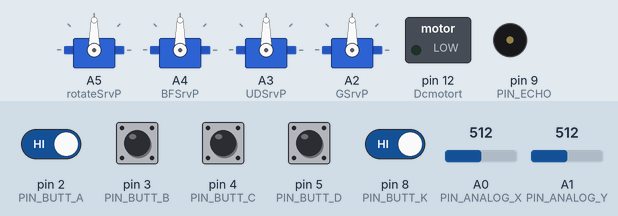
This sketch was run on a simulated Arduino Uno, built with avr-gcc and run on an emulated ATmega328P. On the bench: 4 × servo, switched loads named in the sketch (green lamp = pin HIGH), buzzer (waves = sounding). The inputs (shaded band) are chosen by the test bench; at power-on: pin 2 (PIN_BUTT_A), pin 3 (PIN_BUTT_B), pin 4 (PIN_BUTT_C), pin 5 (PIN_BUTT_D), pin 8 (PIN_BUTT_K) HIGH, A0 (PIN_ANALOG_X) = 512, A1 (PIN_ANALOG_Y) = 512.

Above: at 1.8 s.
1.9 s: pin 3 (PIN_BUTT_B) pulled LOW for 0.15 s
At 3.5 s:
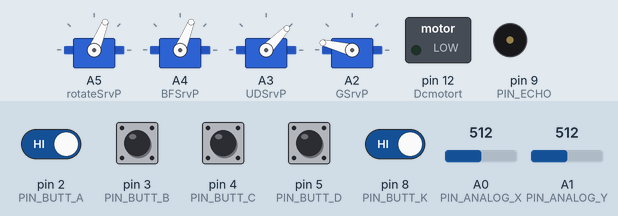
4.3 s: pin 5 (PIN_BUTT_D) pulled LOW for 0.15 s
At 4.75 s:
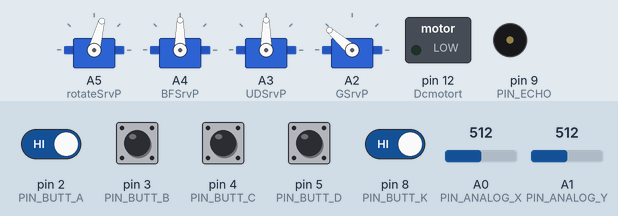
10.3 s: pin 2 (PIN_BUTT_A) driven LOW and pin 8 (PIN_BUTT_K) driven LOW
At 12.97 s:
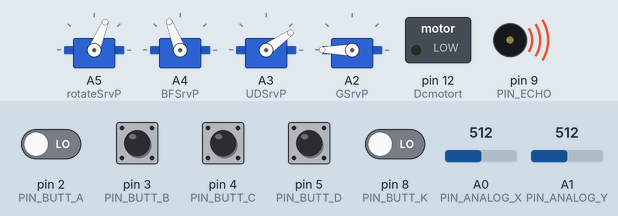
13.3 s: pin 4 (PIN_BUTT_C) pulled LOW for 0.15 s
At 14.64 s:
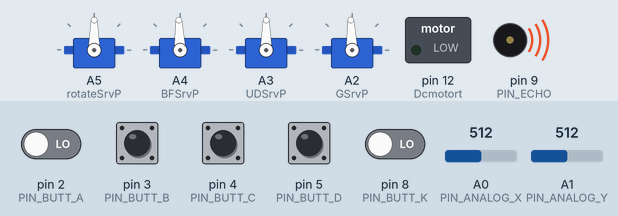
16.3 s: pin 3 (PIN_BUTT_B) pulled LOW for 1 s
At 17.43 s:
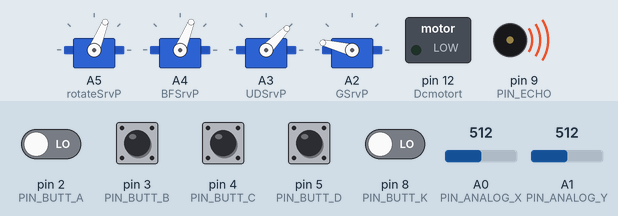
19.8 s: pin 5 (PIN_BUTT_D) pulled LOW for 1 s
At 20.58 s:
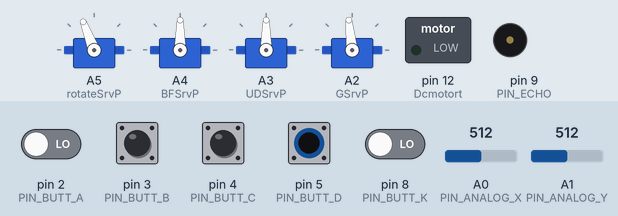
Timing chart, 0 to 29.8 s (numbered marks = the images above; inputs shaded):
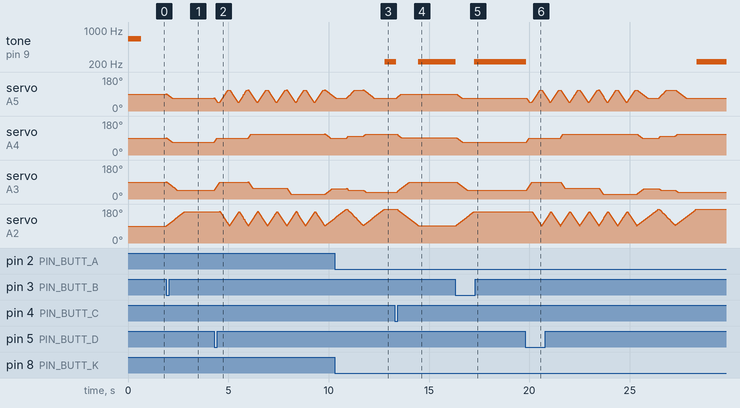

Measured:
- after the input at 1.9 s, servo on A2 (GSrvP): moves from 90° to 166° over 0.91 s, starting at once
- after the input at 10.3 s, tone on pin 9 (PIN_ECHO): silent → 222 Hz after 2.5 s
- after the input at 13.3 s, tone on pin 9 (PIN_ECHO): 222 Hz → silent after 0.07 s, → 222 Hz 1.1 s later; servo on A5 (rotateSrvP): moves from 68° to 90° over 0.25 s, starting after 0.08 s
- after the input at 16.3 s, tone on pin 9 (PIN_ECHO): 222 Hz → silent after 0.05 s, → 222 Hz 0.91 s later; servo on A5 (rotateSrvP): moves from 90° to 68° over 0.25 s, starting after 0.08 s
- after the input at 19.8 s, tone on pin 9 (PIN_ECHO): 222 Hz → silent after 0.05 s, → 222 Hz 8.5 s later

The sketch:

XMB.ino
```cpp
#include <Servo.h>

// Authur : Salar Muhammadi BS.Student in COMPUTER SCIENCE at RAZI University
//
// PROJECT (xmb)
//
// METHODS INIT
int AbsVal();
void ChangePos();
void SyncChPos();
void ArmCenterPos();
void LaserFadeOnOff();
void SRFScan();
void HelloMotion();
void ManMoveXY();
//
// VARIABLES
//
// BUTTONS PIN
const byte PIN_BUTT_A = 2; // #1 Pin For Buttun A status pressed
const byte PIN_BUTT_B = 3; // #2 Pin For Buttun B status pressed
const byte PIN_BUTT_C = 4; // #3 Pin For Buttun C status pressed
const byte PIN_BUTT_D = 5; // #4 Pin For Buttun D status pressed
const byte PIN_BUTT_E = 6; // #4 Pin For Buttun E status pressed
const byte PIN_BUTT_F = 7; // #4 Pin For Buttun F status pressed
const byte PIN_BUTT_K = 8; // #4 Pin For Buttun K status pressed
byte Buttons[] = {PIN_BUTT_A, PIN_BUTT_B, PIN_BUTT_C, PIN_BUTT_D, PIN_BUTT_E, PIN_BUTT_F, PIN_BUTT_K};
//
// SRF PIN
const byte PIN_TRIG = 10;
const byte PIN_ECHO = 9;
//
// // LASER PIN
const byte PIN_LASER = 11;
int LaserVal = 0;
//
// X values will be read from ANALOG pin A0 and Y from ANALOG pin A1 ( JOYSTICK )
const byte PIN_ANALOG_X = A0; // ANALOG INPUT JUST THE WAY
const byte PIN_ANALOG_Y = A1; // \\ // \\ // \\ // / /////
//
// ROTATION SERVO
const byte rotateSrvP = A5; // Rotation Servo PIN
Servo rotateSrv;            // // Servo ( LOWEST HEIGHT SERVO FOR ROTATING AROUND )
// ANGLE DEGREE variable with INITIAL VALUE (THE MAX HERE FOR SERVO IS 180 THEN WE PEAKED 90 FOR CENTERIZING calibration )
byte RSval = 90;
//
// BACK AND FORWARD SERVO
const byte BFSrvP = A4; // Back and Forward Servo PIN
Servo BFSrv;            // // Servo
byte BFSval = 90;       // Value
//
// UP AND DOWN SERVO
const byte UDSrvP = A3; //  PIN
Servo UDSrv;            // // Servo
byte UDSval = 90;       // Value
//
// GRIPPER SERVO
const byte GSrvP = A2; //  PIN
Servo GSrv;            // // Servo
byte GSval = 90;       // Value
//
// BUZZER
const byte BzrP = 9; //  PIN
int BuzFreq = 666;    // Value Frequency
//
// DC MOTOR Trans Switch
const byte Dcmotort = 12; // PIN
// BUILTIN LED
byte led = LED_BUILTIN; // PIN
// METHODS
// // //
// ABSOLUTE VALUE METHOD
int AbsVal(int vAl)
{
  if (vAl < 0)
  {
    return (vAl * -1);
  }
  else
  {
    return vAl;
  }
}
//
// SRF SCAN MASURMENTS METHOD
//
void SRFScan()
{
  //SRF //////
  // PULSE
  digitalWrite(PIN_TRIG, LOW);
  delayMicroseconds(2);
  digitalWrite(PIN_TRIG, HIGH);
  delayMicroseconds(10);
  digitalWrite(PIN_TRIG, LOW);
  // READ ECHO
  const unsigned long duration = pulseIn(PIN_ECHO, HIGH);
  int distance = duration / 29 / 2;
  if (duration == 0)
  {
    Serial.println("Warning: no pulse from sensor");
  }
  else
  {
    Serial.print("distance to nearest object:");
    Serial.println(distance);
    Serial.println(" cm");
  }
}
//
// HELLO MOTION ARM WAVES
void HelloMotion()
{
  // BEGINNING OF MOTION
  for (int x = 0; x < 2; x++)
  {
    SyncChPos(44, 90, 90, 166, 15);
    SyncChPos(111, 90, 90, 88, 15);
  }
  for (int x = 0; x < 2; x++)
  {
    SyncChPos(44, 111, 55, 166, 15);
    SyncChPos(111, 111, 55, 88, 15);
  }
  for (int x = 0; x < 2; x++)
  {
    SyncChPos(44, 111, 22, 166, 15);
    SyncChPos(111, 111, 22, 88, 15);
  }
  SyncChPos(66, 88, 55, 180, 8);
  SyncChPos(111, 99, 44, 90, 11);
  SyncChPos(66, 111, 33, 180, 8);
}
//
// MANUAL MOVE Servo By XY axis METHOD
// xy ==> x = 1 and y = 0
void ManMoveXY(Servo Srv, int xy)
{
  int XYinp;
  int LimitLow;
  int LimitHigh;
  if (xy)
  {
    XYinp = analogRead(PIN_ANALOG_X);
    LimitLow = 499;
    LimitHigh = 522;
  }
  else
  {
    XYinp = analogRead(PIN_ANALOG_Y);
    LimitLow = 499;
    LimitHigh = 512;
  }
  int Sval = Srv.read();
  int valC = 0;
  if (XYinp < LimitLow)
  {
    XYinp = AbsVal(XYinp - LimitLow - 1);
    valC = map(XYinp, 0, LimitLow - 1, 1, 3);
    if ((Sval + valC) < 180)
    {
      Sval += valC;
      Srv.write(Sval);
      delay(4);
    }
    else
    {
      tone(BzrP, BuzFreq);
    }
  }
  else if (XYinp > LimitHigh)
  {
    valC = map(XYinp, LimitHigh + 1, 1023, 1, 3);
    if ((Sval - valC) > 0)
    {
      Sval -= valC;
      Srv.write(Sval);
      delay(4);
    }
    else
    {
      tone(BzrP, BuzFreq);
    }
  }
}
//LASER FADE ON OFF METHOD
//
void LaserFadeOnOff()
{
  if (LaserVal == 0)
  {
    for (LaserVal = 0; LaserVal <= 255; LaserVal++)
    {
      analogWrite(PIN_LASER, LaserVal);
      delay(11);
    }
  }
  else
  {
    for (LaserVal = 255; LaserVal >= 0; LaserVal--)
    {
      analogWrite(PIN_LASER, LaserVal);
      delay(11);
    }
    LaserVal = 0;
  }
}
// SYNC CHANGE POSITION FOR 4 Servo Of MeArm with variable SPEED 1-100
void SyncChPos(int RSP, int BFSP, int UDSP, int GSP, int spd)
{
  // CURRENT POSITION
  int RSCP = rotateSrv.read();
  int BFSCP = BFSrv.read();
  int UDSCP = UDSrv.read();
  int GSCP = GSrv.read();
  // DIFFERENCES
  int maxDiff = 0; // Max Difference
  int RSD = RSP - RSCP;
  if (AbsVal(RSD) > maxDiff)
    maxDiff = AbsVal(RSD);
  int BFSD = BFSP - BFSCP;
  if (AbsVal(BFSD) > maxDiff)
    maxDiff = AbsVal(BFSD);
  int UDSD = UDSP - UDSCP;
  if (AbsVal(UDSD) > maxDiff)
    maxDiff = AbsVal(UDSD);
  int GSD = GSP - GSCP;
  if (AbsVal(GSD) > maxDiff)
    maxDiff = AbsVal(GSD);
  // IF has DIFF
  if (maxDiff > 0)
  {
    for (int x = 0; x < maxDiff; x++)
    {
      if ((x + 1) <= AbsVal(RSD))
      {
        if (RSD > 0)
        {
          rotateSrv.write(RSCP + x + 1);
        }
        else
        {
          rotateSrv.write(RSCP - x + 1);
        }
      }
      if ((x + 1) <= AbsVal(BFSD))
      {
        if (BFSD > 0)
        {
          BFSrv.write(BFSCP + x + 1);
        }
        else
        {
          BFSrv.write(BFSCP - x + 1);
        }
      }
      if ((x + 1) <= AbsVal(UDSD))
      {
        if (UDSD > 0)
        {
          UDSrv.write(UDSCP + x + 1);
        }
        else
        {
          UDSrv.write(UDSCP - x + 1);
        }
      }
      if ((x + 1) <= AbsVal(GSD))
      {
        if (GSD > 0)
        {
          GSrv.write(GSCP + x + 1);
        }
        else
        {
          GSrv.write(GSCP - x + 1);
        }
      }
      delay(100 / spd);
    }
  }
}
void ChangePos(Servo mSrv, int POS, int spd)
{
  int currPos = mSrv.read();
  int DiffPos;
  if (POS > currPos)
  {
    DiffPos = POS - currPos;
    for (int x = 0; x < DiffPos; x++)
    {
      mSrv.write(currPos + x + 1);
      delay(100 / spd);
    }
  }
  else if (POS != currPos)
  {
    DiffPos = currPos - POS;
    for (int x = 0; x < DiffPos; x++)
    {
      mSrv.write(currPos - x + 1);
      delay(100 / spd);
    }
  }
}
void ArmCenterPos()
{
  SyncChPos(90, 90, 90, 90, 8);
}

void setup()
{
  // put your setup code here, to run once:
  //
  // SRF
  pinMode(PIN_TRIG, OUTPUT);
  pinMode(PIN_ECHO, INPUT);
  //
  // Bond First Conection wire to Buzzer FROM OUTPUT Pin
  pinMode(BzrP, OUTPUT);
  pinMode(Dcmotort, OUTPUT);
  digitalWrite(Dcmotort, LOW);
  // MAKE SOME SOUND IN THE RANGE 0 (OFF) - To 255 Divided, the 5 volts Comunication
  //analogWrite(BzrP,222);
  tone(BzrP, BuzFreq);
  // Bond First Conection to Buttons
  for (int x = 0; x < 7; x++)
  {
    pinMode(Buttons[x], INPUT);
    digitalWrite(Buttons[x], HIGH); // TURN ON
  }
  // ATTACH THE SERVO LIBRARY INSTANCE TO PINs
  rotateSrv.attach(rotateSrvP, 333, 2444);
  // SOME LIKE
  BFSrv.attach(BFSrvP);
  // SOME LIKE
  UDSrv.attach(UDSrvP);
  // SOME LIKE
  GSrv.attach(GSrvP);
  // RUN THE MOTOR AND GO TO INITIALIZE 90 DEGREE
  ArmCenterPos();
  // CONFIRM AN BLOCK SIZE FOR COMUNICATION MONITORING
  Serial.begin(9600); // SERIAL BEGINS ...
  delay(666);         // 1000 = 1 Second ( THIS DELAY WILL BE THE LAST OF FIRST BEEP OF BUZZER ) :)
  noTone(BzrP);       // BUZZ OFF
}
//
void loop()
{
  // put your main code here, to run repeatedly:

  if (!digitalRead(PIN_BUTT_K))
  {
    tone(BzrP,222);
    delay(66);
    noTone(BzrP);
  }
  if (!digitalRead(PIN_BUTT_D))
  {
    HelloMotion();
    // digitalWrite(Dcmotort, HIGH);
  }
  else
  {
    // digitalWrite(Dcmotort, LOW);
  }
  if (!digitalRead(PIN_BUTT_C))
  {
    ArmCenterPos();
  }
  if (!digitalRead(PIN_BUTT_B))
  {
    SyncChPos(66, 66, 44, 166, 8);
    // SRFScan();
  }
  if (!digitalRead(PIN_BUTT_A))
  {
    ManMoveXY(GSrv, 1);
    ManMoveXY(BFSrv, 0);
  }
  else
  {
    ManMoveXY(rotateSrv, 1);
    ManMoveXY(UDSrv, 0);
  }
  // Some delay to clearly observe your values on serial monitor.
  delay(6);
  noTone(BzrP);
}
```
